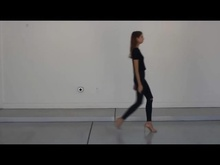
%> input picture improved Optical flow method/xingren.jpg, 220 x 165 px, shrunk from 640 x 480 before the run
$ octave --eval "calculatePerson;"   (GNU Octave 9; MATLAB toolbox functions it lacks are replaced by stand-ins)
%> lines starting %> are read from the running program, lines starting %| are printed output that depends on the picture; in (x1, y1, x2, y2) boxes, pixels count from 0 and x2, y2 are one past the last pixel; in counts of white or black regions, pixels touching at a corner belong together; the program's own positions count from 1
### improved Optical flow method/MeanShiftCluster.m
function [clustCent,data2cluster,cluster2dataCell] = MeanShiftCluster(dataPts,bandWidth,plotFlag);
%perform MeanShift Clustering of data using a flat kernel
%
% ---INPUT---
% dataPts           - input data, (numDim x numPts)
% bandWidth         - is bandwidth parameter (scalar)
% plotFlag          - display output if 2 or 3 D    (logical)
% ---OUTPUT---
% clustCent         - is locations of cluster centers (numDim x numClust)
% data2cluster      - for every data point which cluster it belongs to (numPts)
% cluster2dataCell  - for every cluster which points are in it (numClust)
%
% Bryan Feldman 02/24/06
% MeanShift first appears in
% K. Funkunaga and L.D. Hosteler, "The Estimation of the Gradient of a
% Density Function, with Applications in Pattern Recognition"


%*** Check input ****
    plotFlag = false;

%**** Initialize stuff ***
[numDim,numPts] = size(dataPts);
numClust        = 0;
bandSq          = bandWidth^2;
initPtInds      = 1:numPts;
maxPos          = max(dataPts,[],2);                          %biggest size in each dimension
minPos          = min(dataPts,[],2);                          %smallest size in each dimension
boundBox        = maxPos-minPos;                        %bounding box size
sizeSpace       = norm(boundBox);                       %indicator of size of data space
stopThresh      = 1e-3*bandWidth;                       %when mean has converged
clustCent       = [];                                   %center of clust
beenVisitedFlag = zeros(1,numPts,'uint8');              %track if a points been seen already
numInitPts      = numPts;                               %number of points to posibaly use as initilization points
clusterVotes    = zeros(1,numPts,'uint16');             %used to resolve conflicts on cluster membership


while numInitPts

    tempInd         = ceil( (numInitPts-1e-6)*rand);        %pick a random seed point
    stInd           = initPtInds(tempInd);                  %use this point as start of mean
    myMean          = dataPts(:,stInd);                           % intilize mean to this points location
    myMembers       = [];                                   % points that will get added to this cluster
    thisClusterVotes    = zeros(1,numPts,'uint16');         %used to resolve conflicts on cluster membership

    while 1     %loop untill convergence

        sqDistToAll = sum((repmat(myMean,1,numPts) - dataPts).^2);    %dist squared from mean to all points still active
        inInds      = find(sqDistToAll < bandSq);               %points within bandWidth
        thisClusterVotes(inInds) = thisClusterVotes(inInds)+1;  %add a vote for all the in points belonging to this cluster


        myOldMean   = myMean;                                   %save the old mean
        myMean      = mean(dataPts(:,inInds),2);                %compute the new mean
        myMembers   = [myMembers inInds];                       %add any point within bandWidth to the cluster
        beenVisitedFlag(myMembers) = 1;                         %mark that these points have been visited

        %*** plot stuff ****
        if plotFlag

            if numDim == 2
                plot(dataPts(1,:),dataPts(2,:),'.')
                plot(dataPts(1,myMembers),dataPts(2,myMembers),'ys')
                plot(myMean(1),myMean(2),'go')
                plot(myOldMean(1),myOldMean(2),'rd')
                pause
            end
        end

        %**** if mean doesn't move much stop this cluster ***
        if norm(myMean-myOldMean) < stopThresh

            %check for merge posibilities
            mergeWith = 0;
            for cN = 1:numClust
                distToOther = norm(myMean-clustCent(:,cN));     %distance from posible new clust max to old clust max
                if distToOther < bandWidth/2                    %如果其带宽内/ 2合并新旧
                    mergeWith = cN;
                    break;
                end
            end


            if mergeWith > 0    % 合并的东西
                clustCent(:,mergeWith)       = 0.5*(myMean+clustCent(:,mergeWith));             %将最大值记录为两者合并的平均值（我知道偏向新值）
                %clustMembsCell{mergeWith}    = unique([clustMembsCell{mergeWith} myMembers]);   %record which points inside
                clusterVotes(mergeWith,:)    = clusterVotes(mergeWith,:) + thisClusterVotes;    %将这些投票添加到合并的群集
            else    %its a new cluster
                numClust                    = numClust+1;                   %增加群集
                clustCent(:,numClust)       = myMean;                       %记录下平均值
                %clustMembsCell{numClust}    = myMembers;                    %store my members
                clusterVotes(numClust,:)    = thisClusterVotes;
            end

            break;
        end

    end


    initPtInds      = find(beenVisitedFlag == 0);           %我们可以对尚未访问的点进行初始化
    numInitPts      = length(initPtInds);                   %集合中的活动点数目

end

[val,data2cluster] = max(clusterVotes,[],1);                %一个点属于票数最多的集群

%*** If they want the cluster2data cell find it for them
if nargout > 2
    cluster2dataCell = cell(numClust,1);
    for cN = 1:numClust
        myMembers = find(data2cluster == cN);
        cluster2dataCell{cN} = myMembers;
    end
end

### improved Optical flow method/calculatePerson.m

function calculatePerson()
tic
% file1 = imread(file1);
% file2 = imread(file2);
%灰度图
file1 = rgb2gray(imread('xingren.jpg'));
%> file1: size 165x220 uint8; min 0, max 175, mean 97.5
file2 = rgb2gray(imread('xingren2.jpg'));
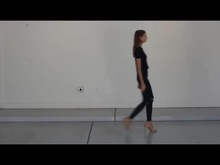
%> input picture improved Optical flow method/xingren2.jpg, 220 x 165 px, shrunk from 640 x 480 before the run
%> file2: size 165x220 uint8; min 0, max 174, mean 97.9
[M,N] = size(file1);
%> M = 165; N = 220
pic1 = file1;
pic2 = file2;
file1=medfilt2(file1,[3 3]);%进行中值滤波
file2=medfilt2(file2,[3 3]);
file1=im2double(file1);
%> file1: size 165x220 double
file2=im2double(file2);
%> file2: size 165x220 double
file3=file1-file2;
a=medfilt2(file3,[3,3]);


 th=55/255;
 %二值图像
k= abs(file3)>=th;
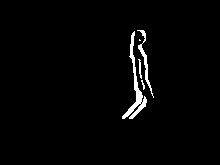
%> k: size 165x220 logical; 2% white; 5 white regions (2 under 20 px), largest, box (x1, y1, x2, y2) and area: (122, 31, 147, 119) 461, (137, 30, 154, 98) 196, (138, 59, 142, 79) 37
a(k)=1;
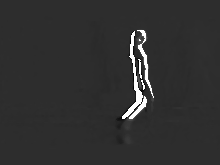
%> a: size 165x220 double; min -0.216, max 1, mean 0.0191; drawn with min black and max white
k= abs(file3)<th;
a(k)=0;
 a=bwareaopen(a,15);%删除小面积图形

se90=strel ('line',3,90);se0=strel ('line',3,0);%创建形态学结构元素
a=bwmorph(a,'close'); %对上述图像进行形态学闭运算  先膨胀后腐蚀 提取二进制图像
%> a: size 165x220 logical; 2.1% white; 3 white regions, box (x1, y1, x2, y2) and area: (122, 31, 147, 119) 499, (137, 30, 154, 98) 199, (138, 59, 145, 90) 57
a=imdilate(a,[se90,se0]);%膨胀，解决空洞问题
%> a: size 165x220 logical; 3.5% white; 1 white region, box (x1, y1, x2, y2) and area: (121, 29, 155, 120) 1280
a=bwmorph(a,'close');
%> a: size 165x220 logical; 3.8% white; 1 white region, box (x1, y1, x2, y2) and area: (121, 29, 155, 120) 1376
a=bwareaopen(a,50);
  imshow(a)
%计算图像轮廓
[width3,length3]=size(a);
%> width3 = 165; length3 = 220
wifthU=width3;
%> wifthU = 165
wifthD=1;
lengthL=length3;
%> lengthL = 220
lengthR=1;
for i=1:width3
    for j=1:length3
        if a(i,j)~=0
            if i<wifthU
               wifthU=i;
            end
             if i>wifthD
               wifthD=i;
             end
             if j<lengthL
               lengthL=j;
             end
             if j>lengthR
               lengthR=j;
            end
        end
    end
end
%> after the loop, lengthL = 122; lengthR = 155; wifthD = 120; wifthU = 30
%图像切割
lenR = 8-mod(lengthR-lengthL,8)+lengthR-lengthL;
%> lenR = 40
lenW =  8-mod(wifthD-wifthU,8)+wifthD-wifthU;
%> lenW = 96
pic1 = imcrop(file1,[lengthL,wifthU,lenR-1,lenW-1]);
pic2 = imcrop(file2,[lengthL,wifthU,lenR-1,lenW-1]);
BW1 = edge(pic1,'canny');  % 调用canny函数,锐化？
%> BW1: size 96x40 logical; 9.1% white in thin lines or dots, all inside (x1, y1, x2, y2) = (1, 2, 32, 93)

pic1 = im2double (pic1);
pic2 = im2double (pic2);
BW1 = im2double (BW1);

%LK
[Dx, Dy] = dopyramid(pic1,pic2,BW1);
%> after the loop in reduce (call 7), `for i=1:n1,`: result = 12 rows, first 8: [0.498 0.452 0.385 0.456 0.5; 0.605 0.448 0.298 0.535 0.62; 0.602 0.411 0.306 0.567 0.622; 0.595 0.392 0.222 0.51 0.614; 0.593 0.465 0.224 0.413 0.599; 0.59 0.513 0.259 0.368 0.585; 0.587 0.509 0.258 0.349 0.572; 0.584 0.514 0.262 0.246 0.514]
%> in dopyramid, `P03 = reduce (P02)`: P03 has the same summary as result in reduce
%> after the loop in reduce (call 8), `for i=1:n1,`: result = 12 rows, first 8: [0.507 0.463 0.356 0.392 0.494; 0.61 0.538 0.293 0.432 0.608; 0.611 0.515 0.271 0.476 0.617; 0.607 0.508 0.218 0.376 0.6; 0.6 0.55 0.302 0.291 0.568; 0.593 0.569 0.357 0.269 0.546; 0.589 0.569 0.369 0.269 0.53; 0.584 0.575 0.422 0.241 0.459]
%> in dopyramid, `P13 = reduce (P12)`: P13 has the same summary as result in reduce
%> after the loop in reduce (call 9), `for i=1:n1,`: result = 12 rows, first 8: [0.0234 0.0586 0.0982 0.0773 0.0351; 0.0079 0.0913 0.171 0.102 0.00453; 0.0111 0.0966 0.143 0.0737 0.00212; 0.0105 0.0962 0.125 0.0792 0.00356; 0.00609 0.0986 0.171 0.113 0.01; 0.00286 0.0793 0.177 0.129 0.0148; 0.00172 0.074 0.209 0.16 0.0248; 0.00268 0.0679 0.219 0.183 0.0626]
%> in dopyramid, `CH3 = reduce (CH2)`: CH3 has the same summary as result in reduce
%> after the loop in dopyramid, `for i=1:m`:
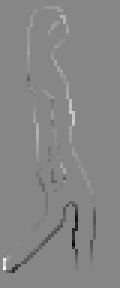
%> Dy: size 96x40 double (shown 3 times larger); min -13.86, max 12.4, mean -0.0382; drawn with min black and max white


[m,n]=size(Dx);
%> m = 96; n = 40
bx=zeros(2,m*n);
s=0;
for i=1:m
    for j=1:n
      if(abs(Dx(i,j))>0||abs(Dy(i,j))>0)

             s=s+1;
             bx(1,s)=Dx(i,j);
             bx(2,s)=Dy(i,j);
%         else
%            Dx(i,j)=0;
%            Dy(i,j)=0;

      end
    end
end
%> after the loop, s = 351
x=bx(:,1:s);
%> x = 351 columns, first 8: [-2.64 -2.88 -3.3 -3.51 -3.03 -2.92 -3.56 -3.18; 0.214 0.837 1.59 1.93 1.96 2.12 2.31 1.16]


[clustCent,point2cluster,clustMembsCell] = MeanShiftCluster(x,0.7500);
%> in MeanShiftCluster, `[numDim,numPts] = size(dataPts);`: numDim = 2; numPts = 351
%> in MeanShiftCluster, `initPtInds      = 1:numPts;`: initPtInds = 351 values from 1 to 351
%> in MeanShiftCluster, `maxPos          = max(dataPts,[],2);`: maxPos = [1.41; 12.4]
%> in MeanShiftCluster, `minPos          = min(dataPts,[],2);`: minPos = [-22.79; -13.86]
%> in MeanShiftCluster, `boundBox        = maxPos-minPos;`: boundBox = [24.2; 26.26]
%> in MeanShiftCluster, `sizeSpace       = norm(boundBox);`: sizeSpace = 35.71
%> in MeanShiftCluster, `numInitPts      = numPts;`: numInitPts = 351
%> the loop in MeanShiftCluster, `while numInitPts` made 68 passes
%> (stInd, numInitPts) on passes 1 to 12: (297, 345), (262, 342), (144, 282), (128, 272), (210, 237), (197, 231), (301, 228), (158, 198), (234, 194), (257, 187), (333, 181), (233, 159)
%> (stInd, initPtInds, numInitPts) on passes 56 to 60: (332, [16 78 171 184 188 189 218 223 255 256 289 299 313 335], 14), (78, [16 171 184 188 189 218 223 255 256 289 299 313 335], 13), (255, [16 171 184 188 189 218 223 256 289 299 313 335], 12), (289, [16 171 184 188 189 218 223 256 299 313 335], 11), (223, [16 171 184 188 189 256 299 313 335], 9)
%> after the loop in MeanShiftCluster, `while numInitPts`: beenVisitedFlag = 351 values from 1 to 1; clustCent = 59 columns, first 8: [-8.43 1.32 -3.2 -3.44 -2.65 -6.95 0.328 -6.25; 0.24 -9.77 1.73 3.92 1.27 -2.72 -8.37 -3.46]; distToOther = 5.52; mergeWith = 0; numClust = 59; thisClusterVotes = 351 values, max 1 at index 16, min 0 at index 1, mean 0.00285
%> in MeanShiftCluster, `[val,data2cluster] = max(clusterVotes,[],1);`: val = 351 values, max 69 at index 82, min 1 at index 10, mean 13.38; data2cluster = 351 values, max 59 at index 16, min 1 at index 286, mean 15.52
%> in MeanShiftCluster, `cluster2dataCell = cell(numClust,1);`: cluster2dataCell = 59 items
%> the loop in MeanShiftCluster, `for cN = 1:numClust` made 59 passes
%> myMembers on passes 1, 2, 4, 6, 7, 8, 9, 10, 12, 13, 14: [286 291 292 297 298 303], [262 263 269], [88 92 118 121 124 128 131 134 137], [184 188 192 194 197 198 202 206], [284 301 337], [193 234 238], [231 257 264 270 277 302 307], [324 329 333 338], [72 74 75 78 81 85 152 157 161 171], [71 217 221 222 249 254 300 305 309 315 316 321 322 326 327], [190 260 267 274 282]
%> point2cluster has the same summary as data2cluster in MeanShiftCluster; clustMembsCell = 59 items
numClust = length(clustMembsCell);
%> numClust = 59

c=0;num=1;
   sx=0;
    sy=0;
%  figure(10),clf,hold on
%  cVec = 'bgrcmykbgrcmykbgrcmykbgrcmyk';%, cVec = [cVec cVec];
%  for k = 1:min(numClust,length(cVec))
 for k = 1:numClust
    myMembers = clustMembsCell{k};
        [~,ss]=size(myMembers);
    myClustCen = clustCent(:,k);

    if  ss>=c
      oldC = c;
      oldSx = sx;
      oldSy = sy;
      sx=myClustCen(1);
      sy=myClustCen(2);
      c = ss;
    end
%  plot(x(1,myMembers),x(2,myMembers),[cVec(k) '.'])
%      plot(myClustCen(1),myClustCen(2),'o','MarkerEdgeColor','k','MarkerFaceColor',cVec(k), 'MarkerSize',10)

end
%> this loop made 59 passes
%> (myMembers, ss, oldC, oldSx, oldSy, sx, sy, c) on pass 1: ([286 291 292 297 298 303], 6, 0, 0, 0, -8.43, 0.24, 6)
%> (ss, oldC, oldSx, oldSy, sx, sy, c) on pass 3: (111, 6, -8.43, 0.24, -3.2, 1.73, 111)
% % % % % % 删除背景点

for i=1:m
    for j=1:n
       if((abs(Dx(i,j)-sx)<=1&&abs(Dy(i,j)-sy)<=1))
           Dx(i,j)=0;
           Dy(i,j)=0;
       end

   end
end
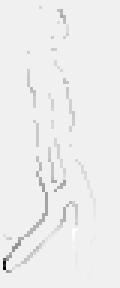
%> Dx: size 96x40 double (shown 3 times larger); min -22.79, max 1.41, mean -0.259; drawn with min black and max white
%> Dy: size 96x40 double; 1.95% of pixels changed, all inside (x1, y1, x2, y2) = (9, 2, 27, 56)


a=zeros(M,N);
a(:,:)=0;
%> a: size 165x220 double; every value is 0
for i=1:M
     for j=1:N
         o=i-wifthU+1;
         p=j-lengthL+1;
         if o>0&&p>0&&o<m&&p<n
             if(Dx(o,p)~=0||Dy(o,p)~=0)
               a(i,j)=1;
             else
                 a(i,j)=0;
             end
         else
              a(i,j)=0;
         end
     end
end
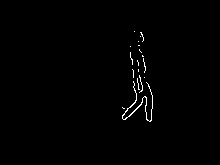
%> a: size 165x220 double; values 0 (black) and 1 (white), 0.76% white in thin lines or dots, all inside (x1, y1, x2, y2) = (122, 31, 153, 122)


% [12 lines of commented-out code are left out]
   a=bwareaopen(a,22);%删除小面积图形
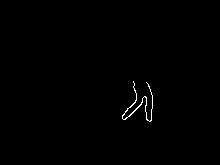
%> a: size 165x220 logical; 0.45% white in thin lines or dots, all inside (x1, y1, x2, y2) = (122, 81, 153, 122)

    imshow(a);
% [7 lines of commented-out code are left out]


 toc


function result = reduce (img)
[m,n] = size (img);
mid = zeros (m, n);
m1 = round (m/2); n1 = round (n/2);
result = zeros (m1, n1);
%卷积核
core = [0.0500    0.2500    0.4000    0.2500    0.0500];
for j=1:m,
   lin = conv([img(j,n-1:n) img(j,1:n) img(j,1:2)], core);%行方向的线性卷积
   mid(j,1:n1) = lin(5:2:n+4);
end
for i=1:n1,
   row = conv([mid(m-1:m,i); mid(1:m,i); mid(1:2,i)]', core);
   result(1:m1,i) = row(5:2:m+4)';
end


function result = expand (img)   %反卷积
[m,n] = size (img);
mid = zeros (m, n);
m1 = m * 2; n1 = n * 2;
result = zeros (m1, n1);
core = [0.0500    0.2500    0.4000    0.2500    0.0500];
for j=1:m,
   t = zeros (1, n1);
   t(1:2:n1-1) = img (j,1:n);
   tmp = conv ([img(j,n) 0 t img(j,1) 0], core);
   mid(j,1:n1) = 2 .* tmp (5:n1+4);
end
for i=1:n1,
   t = zeros (1, m1);
   t(1:2:m1-1) = mid (1:m,i)';
   tmp = conv([mid(m,i) 0 t mid(1,i) 0], core);
   result(1:m1,i) = 2 .* tmp (5:m1+4)';
end


%搭建高斯金字塔
function [Dx, Dy] =  dopyramid (P00, P10,CH0)
level=3;
if (level>0)
    P01 = reduce (P00); P11 = reduce (P10);CH1 = reduce (CH0);
end
if (level>1)
    P02 = reduce (P01); P12 = reduce (P11);CH2 = reduce (CH1);
end
if (level>2)
    P03 = reduce (P02); P13 = reduce (P12);CH3 = reduce (CH2);
end
if (level>3)
    P04 = reduce (P03); P14 = reduce (P13);CH4 = reduce (CH3);
end  %4层金字塔搭建完毕
 Dx = zeros (size (P03)); %申请空间
 Dy = zeros (size (P03));

for i=level:-1:0 %逐层计算
    Newp1 = warp (eval(['P0',num2str(i)]), Dx, Dy);

    [m,n]=size(eval(['P0',num2str(i)]));
    [Vx, Vy] = doEstimate (Newp1, eval(['P1',num2str(i)]),eval(['CH',num2str(i)]));
     Dx(1:m, 1:n) = Dx(1:m,1:n) + Vx; Dy(1:m, 1:n) = Dy(1:m, 1:n) + Vy;      %g=g0+d0
     if i~=0
     Dx = expand (Dx); Dy = expand (Dy);%值扩大二倍
     Dx = Dx .* 2; Dy = Dy .* 2;
     end
end
[m,n]=size(P00);
for i=1:m
    for j=1:n
        if(CH0(i,j)==0)
            Dx(i,j)=0;
            Dy(i,j)=0;
        end
    end
end

function [Vx, Vy] = doEstimate(P0, P1, P2)%第一幅图第二幅图和边缘点
[m,n]=size (P0);
Vx = zeros (size (P0)); Vy = zeros (size (P0));
for i=2:m-1
    for j=2:n-1
        if(P2(i,j)==0)%减少计算量
            Vx(i,j)=0;
            Vy(i,j)=0;
            continue;
        end
      N=[0,0,0,0,0];
        for tWid = i-1:i+1       %行方向窗口
            for tLen = j-1:j+1   %列方向窗口
                N= N+ derivation(P0,P1,tWid,tLen);
            end
        end
        [v, d] = eig ([N(1) N(3);N(3) N(2)]);
         namda1 = d(1,1); namda2 = d(2,2);
        if (namda1 > namda2) %使 namda2>namda1
            tmp = namda1; namda1 = namda2; namda2 = tmp;
            tmp1 = v (:,1); v(:,1) = v(:,2); v(:,2) = tmp1;
        end
        if (namda2 < 0.001)%不满足
            Vx (i, j) = 0; Vy (i, j) = 0;
        elseif (namda2 > 100 * namda1)%不满足
            n2 = v(1,2) * N(4) + v(2,2) * N(5);
            Vx (i,j) = n2 * v(1,2) / namda2;
            Vy (i,j) = n2 * v(2,2) / namda2;
        else
            n1 = v(1,1) * N(4) + v(2,1) * N(5);%计算的是图像的光流（inv(G)*b）  t(4)和t(5)表示的是图像的比匹配向量
            n2 = v(1,2) * N(4) + v(2,2) * N(5);
            Vx (i,j) = n1 * v(1,1) / namda1 + n2 * v(1,2) / namda2;%就这个地方的公式仅仅针对半正定（类似于[a,b;b,c]的形式）的矩阵可以有如下的计算：这4行等价于inv(G)*b  即inv([t(1) t(2);t(2) t(3)])*[t(4,t(5))]'
            Vy (i,j) = n1 * v(2,1) / namda1 + n2 * v(2,2) / namda2;
        end
    end
end


function [N] = derivation(P0,P1,i,j)
[m,n]=size(P0);
N=[0,0,0,0,0];
% [10 lines of commented-out code are left out]
Fx = DerivativeX (P1, i, j);
Fy = DerivativeY (P1, i, j);
N(1)=Fx*Fx;
N(2)=Fy*Fy;
N(3)=Fx*Fy;
N(4)=Fx*(P1(i,j)-P0(i,j));
N(5)=Fy*(P1(i,j)-P0(i,j));

function result = DerivativeX (img, x, y)%求Fx
[m, n] = size (img);
    if (y == 1)
        result = img (x, y+1) - img (x, y);
    elseif (y == n)
        result = img (x, y) - img (x, y-1);
    else
        result = 0.5 * (img (x, y+1) - img (x, y-1));
    end

function result = DerivativeY (img, x, y)%求Fy

[m, n] = size (img);
    if (x == 1)
        result = img (x+1, y) - img (x, y);
    elseif (x == m)
        result = img (x, y) - img (x-1, y);
    else
        result = 0.5 * (img (x+1, y) - img (x-1, y));
    end
function result = warp (img, Dx, Dy)
[m, n] = size (img);
[x,y] = meshgrid (1:n, 1:m);
x = x + Dx (1:m, 1:n); y = y + Dy (1:m,1:n);
for i=1:m,
    for j=1:n,
        if x(i,j)>n
            x(i,j) = n;
        end
        if x(i,j)<1
            x(i,j) = 1;
        end
        if y(i,j)>m
            y(i,j) = m;
        end
        if y(i,j)<1
            y(i,j) = 1;
        end
    end
end
result = interp2 (img, x, y, 'linear'); %是缺省值
